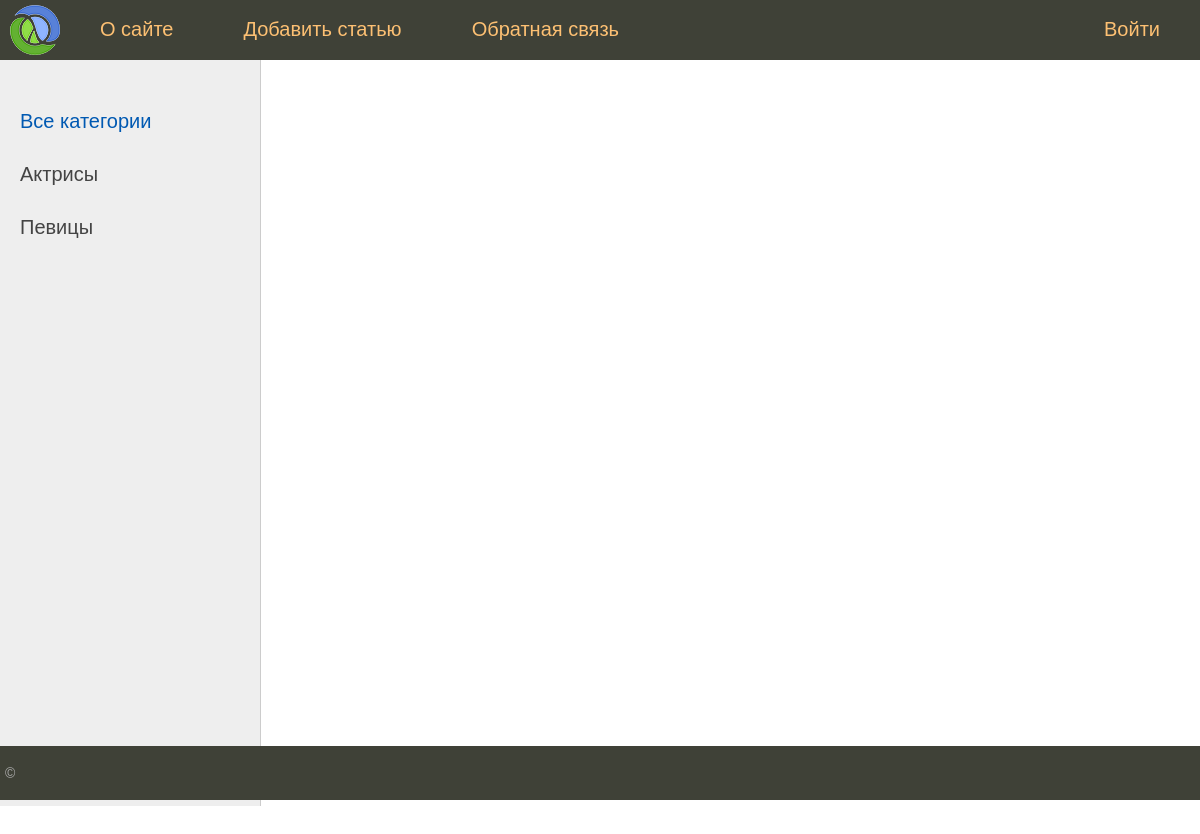
Before: /category/2 with the older database file.
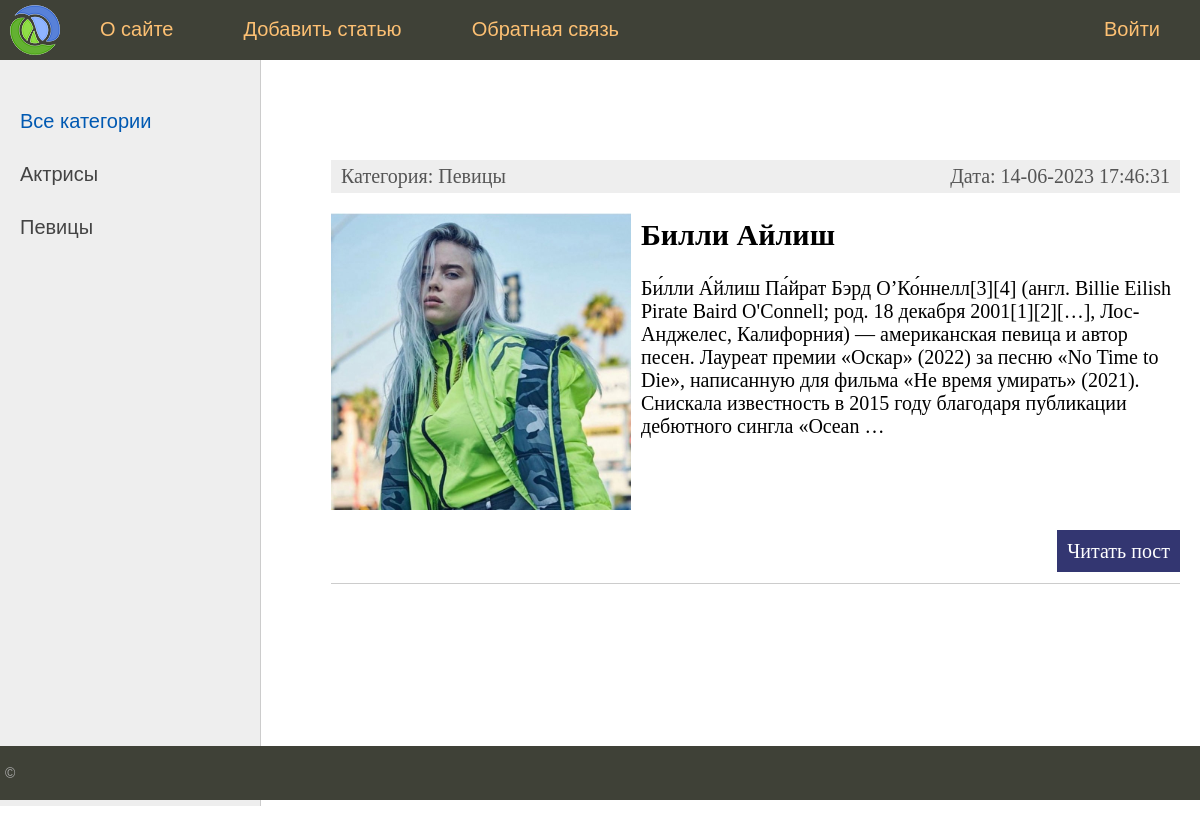
After: the same page with the newer database file.
### women/models.py (models this page shows, shortened)
class Category(models.Model):
    name = models.CharField(max_length=100,db_index=True, verbose_name='Категория')
    def __str__(self):
        return self.name
    def get_absolute_url(self):
        return reverse('category', kwargs={'cat_id':self.pk})
    class Meta:
        verbose_name='Категории'
        verbose_name_plural= 'Категории'
        ordering = ['name', 'id']

class Women(models.Model):
    title = models.CharField(max_length=256, verbose_name='Заголовок')
    content = models.TextField(blank=True, verbose_name='Текст статьи')
    photo = models.ImageField(upload_to="photos/%Y/%m/%d/", verbose_name='Фото')
    time_create = models.DateTimeField(auto_now_add=True, verbose_name='Дата создания')
    time_update = models.DateTimeField(auto_now= True, verbose_name='Дата изменения')
    is_published = models.BooleanField(default= True, verbose_name='Публикация')
    cat = models.ForeignKey('Category', on_delete=models.PROTECT, null=True, verbose_name='Категория')
    def get_absolute_url(self):
        return reverse('post', kwargs={'post_id':self.pk})
    class Meta:
        verbose_name='Известные женщины'
        verbose_name_plural= 'Известные женщины'
        ordering = ['time_create', 'title']

### women/views.py (the view)
# urls.py: path('category/<int:cat_id>', show_category,name='category')
def show_category(request,cat_id):
    posts = Women.objects.filter(cat_id=cat_id)
    context =  {
        'title':'Ототброжение по рубрикам ',
        'posts': posts,
        'menu' : menu,
        'cat_selected': 0,
    }
    return render(request,'women/index.html',context=context)

### women/templatetags/women_tags.py (called while the page is built)
@register.inclusion_tag('women/list_categories.html')
def show_categories(sort=None, cat_selected=0):
    if not sort:
        cats = Category.objects.all()
    else:
        cats = Category.objects.order_by(sort)
    return {'cats':cats , 'cat_selected': cat_selected}

### women/templates/women/index.html (shortened to what this page needs)
{% extends 'women/base.html' %}
{% block content %}
<ul class="list-articles">
	{% for p in posts %}
		<li><div class="article-panel">
		<p class="first">Категория: {{p.cat}}</p>
		<p class="last">Дата: {{p.time_update|date:"d-m-Y H:i:s"}}</p>
		</div>
{% if p.photo %}
		<p><img class="img-article-left" src="{{p.photo.url}}" ></p>
{% endif %}
		<h2>{{p.title}}</h2>
	{% autoescape on %}
	{{p.content|linebreaks|truncatewords:50}}
	{% endautoescape %}
			<p class="link-read-post"><a href="{{ p.get_absolute_url }}">Читать пост</a></p>
			</li>
	{% endfor %}
</ul>
{% endblock %}

### women/templates/women/list_categories.html
{% for c in cats %}
{% if c.pk == cat_selected %}
    <li class="selected">c.name</li>
{% else %}
    <li><a href="{{ c.get_absolute_url }}">{{c.name}}</a></li>
{% endif %}
{% endfor %}

Changed rows visible on the page:
added Women: cat "Певицы", time_update "14-06-2023 17:46:31", photo (picture), title "Билли Айлиш", content "Би́лли А́йлиш Па́йрат Бэрд О’Ко́ннелл[3][4] (англ. Billie Eilish Pirate Baird O'Connell; род. 18 декабря 2001[1][2][…], Лос-Анджелес, Калифорния) — американская певица и автор песен. Лауреат премии «Оскар» (2022) за песню «No Time to Die», написанную для фильма «Не время умирать» (2021). Снискала известность в 2015 году благодаря публикации дебютного сингла «Ocean …"
